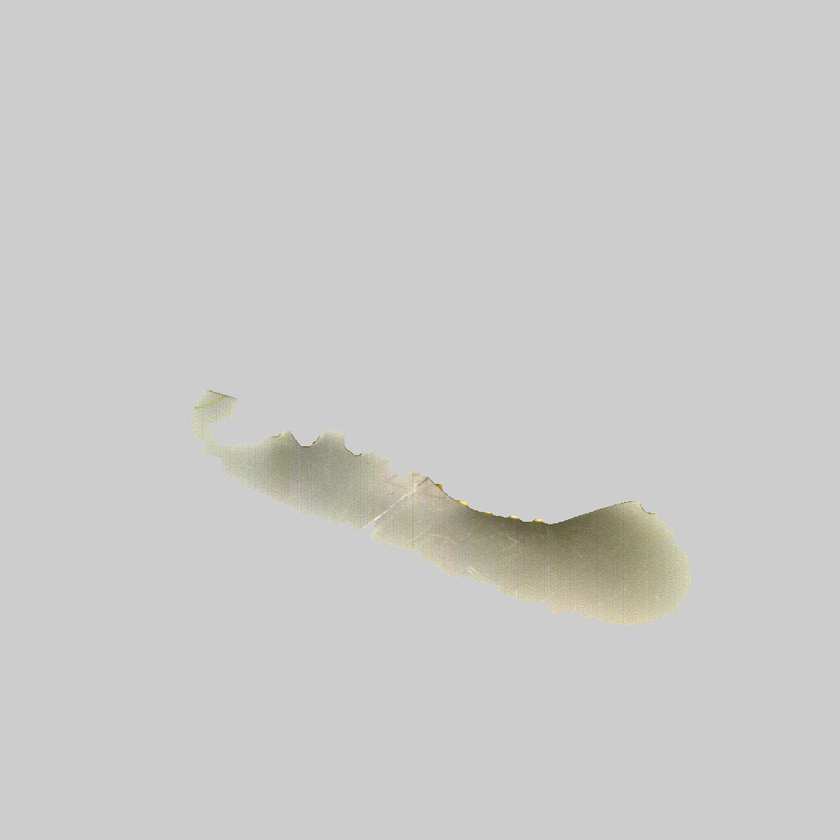
//> input picture ref/tmp/shadow_img.png, 840 x 840 px, shrunk from 1024 x 1024 before the run
$ ./hist ../ref/tmp/shadow_img.png   (built with g++ and OpenCV 4)
//> lines starting //> are read from the running program, lines starting //| are printed output that depends on the picture
#include <cv.h>
#include <highgui.h>
#include <iostream>

using namespace cv;

int
main (int argc, char **argv)
{

  // (1)load a source image as is
  const char *imagename = argc > 1 ? argv[1] : "../image/flower_color.png";
  Mat src_img = imread(imagename, -1);
//> src_img is the input picture: 840 rows x 840 cols, CV_8UC3; mean B, G, R 201.7, 203.1, 203.3
  if(!src_img.data)
    return -1;

  // (2)allocate Mat to draw a histogram image
  const int ch_width = 260;
  const int sch = src_img.channels();
//> sch = 3
  Mat hist_img(Size(ch_width * sch, 200), CV_8UC3, Scalar::all(255));

  vector<MatND> hist(3);
  const int hist_size = 256;
  const int hdims[] = {hist_size};
  const float hranges[] = {0,256};
  const float* ranges[] = {hranges};
  double max_val = .0;

  if(sch==1) {
    // (3a)if the source image has single-channel, calculate its histogram
    calcHist(&src_img, 1, 0, Mat(), hist[0], 1, hdims, ranges, true, false);
    minMaxLoc(hist[0], 0, &max_val);
  } else {
    // (3b)if the souce image has multi-channel, calculate histogram of each plane
    for(int i=0; i<sch; ++i) {
      calcHist(&src_img, 1, &i, Mat(), hist[i], 1, hdims, ranges, true, false);
      double tmp_val;
      minMaxLoc(hist[i], 0, &tmp_val);
      max_val = max_val < tmp_val ? tmp_val : max_val;
    }
//> this loop made 3 passes
//> (tmp_val, max_val) on passes 1 to 3: (664004, 664004), (664963, 664963), (665051, 665051)
//> after the loop, max_val = 665051
  }

  // (4)scale and draw the histogram(s)
  Scalar color = Scalar::all(100);
  for(int i=0; i<sch; i++) {
    if(sch==3)
      color = Scalar((0xaa<<i*8)&0x0000ff,(0xaa<<i*8)&0x00ff00,(0xaa<<i*8)&0xff0000, 0);
    hist[i].convertTo(hist[i], hist[i].type(), max_val?200./max_val:0.,0);
    for(int j=0; j<hist_size; ++j) {
      int bin_w = saturate_cast<int>((double)ch_width/hist_size);
      rectangle(hist_img,
        Point(j*bin_w+(i*ch_width), hist_img.rows),
        Point((j+1)*bin_w+(i*ch_width), hist_img.rows-saturate_cast<int>(hist[i].at<float>(j))),
        color, -1);
    }
  }
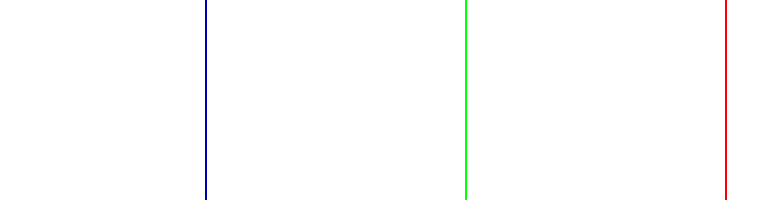
//> hist_img: 200 rows x 780 cols, CV_8UC3; mean B, G, R 253.5, 253.7, 253.7

  // (5)show the histogram iamge, and quit when any key pressed
  namedWindow("Image", CV_WINDOW_AUTOSIZE);
  namedWindow("Histogram", CV_WINDOW_AUTOSIZE);
  imshow("Image", src_img);
  imshow("Histogram", hist_img);
  waitKey(0);

  return 0;
}
